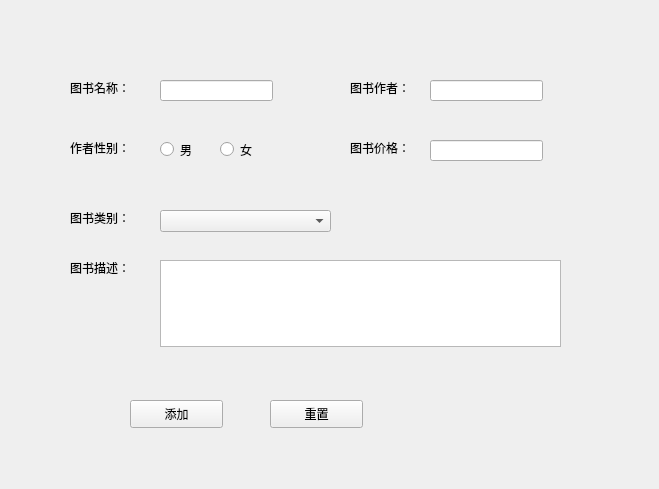
<?xml version="1.0" encoding="UTF-8"?>
<ui version="4.0">
 <class>Form</class>
 <widget class="QWidget" name="Form">
  <property name="geometry">
   <rect>
    <x>0</x>
    <y>0</y>
    <width>659</width>
    <height>489</height>
   </rect>
  </property>
  <property name="windowTitle">
   <string>图书信息添加</string>
  </property>
  <widget class="QLabel" name="label">
   <property name="geometry">
    <rect>
     <x>70</x>
     <y>80</y>
     <width>72</width>
     <height>15</height>
    </rect>
   </property>
   <property name="text">
    <string>图书名称：</string>
   </property>
  </widget>
  <widget class="QLabel" name="label_2">
   <property name="geometry">
    <rect>
     <x>350</x>
     <y>80</y>
     <width>72</width>
     <height>15</height>
    </rect>
   </property>
   <property name="text">
    <string>图书作者：</string>
   </property>
  </widget>
  <widget class="QLabel" name="label_3">
   <property name="geometry">
    <rect>
     <x>70</x>
     <y>140</y>
     <width>72</width>
     <height>15</height>
    </rect>
   </property>
   <property name="text">
    <string>作者性别：</string>
   </property>
  </widget>
  <widget class="QLabel" name="label_4">
   <property name="geometry">
    <rect>
     <x>350</x>
     <y>140</y>
     <width>72</width>
     <height>15</height>
    </rect>
   </property>
   <property name="text">
    <string>图书价格：</string>
   </property>
  </widget>
  <widget class="QLabel" name="label_5">
   <property name="geometry">
    <rect>
     <x>70</x>
     <y>210</y>
     <width>72</width>
     <height>15</height>
    </rect>
   </property>
   <property name="text">
    <string>图书类别：</string>
   </property>
  </widget>
  <widget class="QComboBox" name="bookTypeComboBox">
   <property name="geometry">
    <rect>
     <x>160</x>
     <y>210</y>
     <width>171</width>
     <height>22</height>
    </rect>
   </property>
  </widget>
  <widget class="QLabel" name="label_6">
   <property name="geometry">
    <rect>
     <x>70</x>
     <y>260</y>
     <width>72</width>
     <height>15</height>
    </rect>
   </property>
   <property name="text">
    <string>图书描述：</string>
   </property>
  </widget>
  <widget class="QLineEdit" name="bookNameInput">
   <property name="geometry">
    <rect>
     <x>160</x>
     <y>80</y>
     <width>113</width>
     <height>21</height>
    </rect>
   </property>
  </widget>
  <widget class="QLineEdit" name="authorInput">
   <property name="geometry">
    <rect>
     <x>430</x>
     <y>80</y>
     <width>113</width>
     <height>21</height>
    </rect>
   </property>
  </widget>
  <widget class="QLineEdit" name="priceInput">
   <property name="geometry">
    <rect>
     <x>430</x>
     <y>140</y>
     <width>113</width>
     <height>21</height>
    </rect>
   </property>
  </widget>
  <widget class="QPlainTextEdit" name="bookDescInput">
   <property name="geometry">
    <rect>
     <x>160</x>
     <y>260</y>
     <width>401</width>
     <height>87</height>
    </rect>
   </property>
  </widget>
  <widget class="QRadioButton" name="manRadio">
   <property name="geometry">
    <rect>
     <x>160</x>
     <y>140</y>
     <width>51</width>
     <height>19</height>
    </rect>
   </property>
   <property name="text">
    <string>男</string>
   </property>
  </widget>
  <widget class="QRadioButton" name="femaleRadio">
   <property name="geometry">
    <rect>
     <x>220</x>
     <y>140</y>
     <width>51</width>
     <height>19</height>
    </rect>
   </property>
   <property name="text">
    <string>女</string>
   </property>
  </widget>
  <widget class="QPushButton" name="addBtn">
   <property name="geometry">
    <rect>
     <x>130</x>
     <y>400</y>
     <width>93</width>
     <height>28</height>
    </rect>
   </property>
   <property name="text">
    <string>添加</string>
   </property>
   <property name="icon">
    <iconset>
     <normaloff>../image/add(1).png</normaloff>../image/add(1).png</iconset>
   </property>
  </widget>
  <widget class="QPushButton" name="resetBtn">
   <property name="geometry">
    <rect>
     <x>270</x>
     <y>400</y>
     <width>93</width>
     <height>28</height>
    </rect>
   </property>
   <property name="text">
    <string>重置</string>
   </property>
   <property name="icon">
    <iconset>
     <normaloff>../image/reset.png</normaloff>../image/reset.png</iconset>
   </property>
  </widget>
 </widget>
 <resources/>
 <connections/>
</ui>
